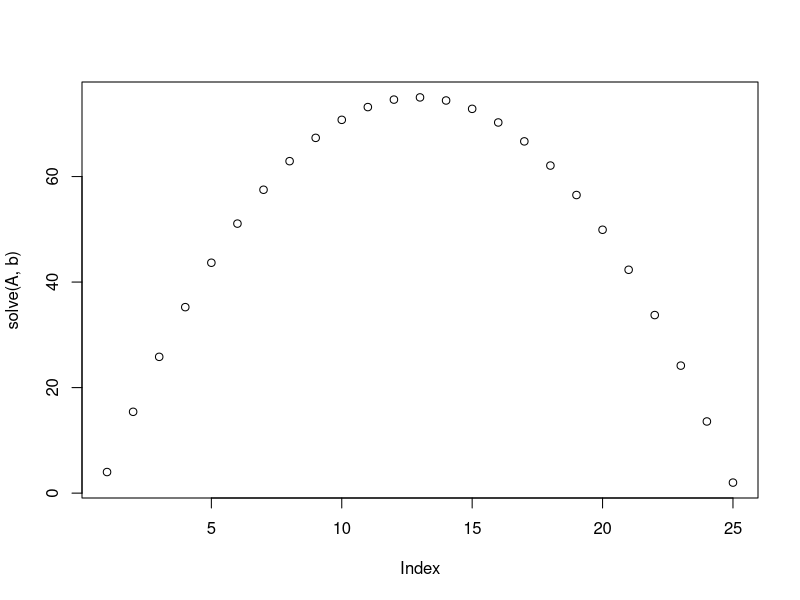

Generate this figure with R:
## ---- chunk 1
M = matrix (c(1, 2, 3, 4, 5, 6) , nrow=2)
print(M)
## ---- chunk 2
M[1,2]= 100
M[1, ]= c(10, 11, 12)
M[ ,2]= c(-1 ,-2)
## ---- chunk 3
M = matrix(c(1, 2, 3, 4, 5, 6), nrow=2 , ncol=3)
## ---- chunk 4
M = matrix(c(1, 2, 3, 4, 5, 6) , nrow=2 , ncol=2)
## ---- chunk 5
M = matrix(c(1, 2, 3, 4, 5, 6) , nrow=2 , ncol=4)
## ---- chunk 6
M = matrix(c(1, 2, 3, 4, 5, 6) , nrow=2 , ncol=3 , byrow=TRUE)
## ---- chunk 7
M = matrix(0,nrow=5,ncol=7)
for(i in 1:nrow(M)) {
  for(j in 1:ncol(M)){
    M[i,j]=i+j
  }
}
print(M)
## ---- chunk 8
M = matrix(0,nrow=3,ncol=5)
for(i in 1:nrow(M)) {
  for(j in 1:ncol(M)){
    M[i,j]=10*i+j
  }
}
print(M)
## ---- chunk 9
M = matrix(0,nrow=5,ncol=5)
for(i in 1:nrow(M)) {
  for(j in 1:ncol(M)){
    M[i,j]=abs(i-j)
  }
}
print(M)
## ---- chunk 10
A = matrix(c(1,0,0,0,0,-1,2,-1,0,0,0,-1,2,-1,0,0,0,-1,2,-1,0,0,0,0,1),nrow=5,ncol=5,byrow=TRUE)
b = matrix(c(4,1,1,1,2),nrow=5)
print(solve(A,b))
## ---- chunk 11
N      = 20
A      = matrix(0,nrow=N,ncol=N)
b      = rep(1,length=N)
A[1,1] = 1
b[1]   = 4
## ---- chunk 12
N      = 25
A      = matrix(0,nrow=N,ncol=N)
b      = rep(1,length=N)
A[1,1] = 1
b[1]   = 4
b[N]   = 2
A[N,N] = 1
for(i in 2:(N-1)){
  A[i,i  ] = 2
  A[i,i-1] = -1
  A[i,i+1] = -1
}
#print(solve(A,b))
plot(solve(A,b))
## ---- chunk 13
M=matrix(0,nrow=3,ncol=3)
# bring flux between 1and 2 in matrix
M[1,1] = M[1,1]-7
M[1,2] = M[1,2]+7
M[2,2] = M[2,2]-7
M[2,1] = M[2,1]+7
# bring flux between 1 and 3 in matrix
M[1,1] = M[1,1]-5
M[1,3] = M[1,3]+5
M[3,3] = M[3,3]-5
M[3,1] = M[3,1]+5
# bring flux between 2 and 3 in matrix
M[2,2] = M[2,2]-8
M[2,3] = M[2,3]+8
M[3,3] = M[3,3]-8
M[3,2] = M[3,2]+8
# bring in the boundary condition
M[1,]  = 0
M[1,1] = 1
# right hand side
b = c(2,-1,-2)
print(solve(M,b))
## ---- chunk 14
M=matrix(0,nrow=3,ncol=3)
# bring flux between 1and 2 in matrix
M[1,1] = M[1,1]-7
M[1,2] = M[1,2]+7
M[2,2] = M[2,2]-7
M[2,1] = M[2,1]+7
# bring flux between 1 and 3 in matrix
M[1,1] = M[1,1]-5
M[1,3] = M[1,3]+5
M[3,3] = M[3,3]-5
M[3,1] = M[3,1]+5
# bring flux between 2 and 3 in matrix
M[2,2] = M[2,2]-8
M[2,3] = M[2,3]+8
M[3,3] = M[3,3]-8
M[3,2] = M[3,2]+8
# bring in the boundary condition
M[1,]  = 0
M[1,1] = 1
# right hand side
b = c(2,0,0)
print(solve(M,b))
## ---- chunk 15
M=matrix(0,nrow=3,ncol=3)
# bring flux between 1and 2 in matrix
M[1,1] = M[1,1]-7
M[1,2] = M[1,2]+7
M[2,2] = M[2,2]-7
M[2,1] = M[2,1]+7
# bring flux between 1 and 3 in matrix
M[1,1] = M[1,1]-5
M[1,3] = M[1,3]+5
M[3,3] = M[3,3]-5
M[3,1] = M[3,1]+5
# bring flux between 2 and 3 in matrix
M[2,2] = M[2,2]-8
M[2,3] = M[2,3]+8
M[3,3] = M[3,3]-8
M[3,2] = M[3,2]+8
# bring in the boundary condition
M[1,]  = 0
M[1,1] = 1
# right hand side
b = c(2,-1,-2)
print(solve(M,b))
## ---- chunk 16
M = matrix(0,nrow=3,ncol=3)
# the following gives an ???elegant??? programming solution
f = c(1,2,3)
t = c(2,3,1)
a = c(7,8,5)
for(i in 1:length(f)){
  M[f[i],f[i]] = M[f[i],f[i]] - a[i]
  M[f[i],t[i]] = M[f[i],t[i]] + a[i]
  M[t[i],t[i]] = M[t[i],t[i]] - a[i]
  M[t[i],f[i]] = M[t[i],f[i]] + a[i]
}
